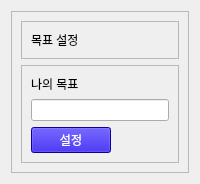
                   <widget class="QWidget" name="page_10">
                    <layout class="QGridLayout" name="gridLayout_13">
                     <item row="0" column="0">
                      <widget class="QFrame" name="frame_35">
                       <property name="frameShape">
                        <enum>QFrame::StyledPanel</enum>
                       </property>
                       <property name="frameShadow">
                        <enum>QFrame::Raised</enum>
                       </property>
                       <layout class="QVBoxLayout" name="verticalLayout_13">
                        <item>
                         <widget class="QFrame" name="frame_36">
                          <property name="sizePolicy">
                           <sizepolicy hsizetype="Minimum" vsizetype="Maximum">
                            <horstretch>0</horstretch>
                            <verstretch>0</verstretch>
                           </sizepolicy>
                          </property>
                          <property name="frameShape">
                           <enum>QFrame::StyledPanel</enum>
                          </property>
                          <property name="frameShadow">
                           <enum>QFrame::Raised</enum>
                          </property>
                          <layout class="QGridLayout" name="gridLayout_14">
                           <item row="0" column="0">
                            <widget class="QLabel" name="label_41">
                             <property name="text">
                              <string>목표 설정</string>
                             </property>
                            </widget>
                           </item>
                          </layout>
                         </widget>
                        </item>
                        <item>
                         <widget class="QFrame" name="frame_37">
                          <property name="frameShape">
                           <enum>QFrame::StyledPanel</enum>
                          </property>
                          <property name="frameShadow">
                           <enum>QFrame::Raised</enum>
                          </property>
                          <layout class="QVBoxLayout" name="verticalLayout_12">
                           <item>
                            <widget class="QLabel" name="label_42">
                             <property name="sizePolicy">
                              <sizepolicy hsizetype="Preferred" vsizetype="Maximum">
                               <horstretch>0</horstretch>
                               <verstretch>0</verstretch>
                              </sizepolicy>
                             </property>
                             <property name="text">
                              <string>나의 목표</string>
                             </property>
                            </widget>
                           </item>
                           <item>
                            <widget class="QLineEdit" name="lineEdit"/>
                           </item>
                           <item>
                            <widget class="QPushButton" name="btn_goal_setup_2">
                             <property name="sizePolicy">
                              <sizepolicy hsizetype="Maximum" vsizetype="Fixed">
                               <horstretch>0</horstretch>
                               <verstretch>0</verstretch>
                              </sizepolicy>
                             </property>
                             <property name="styleSheet">
                              <string notr="true">background-color: rgb(23, 0, 203);
color: white;</string>
                             </property>
                             <property name="text">
                              <string>설정</string>
                             </property>
                            </widget>
                           </item>
                          </layout>
                         </widget>
                        </item>
                       </layout>
                      </widget>
                     </item>
                    </layout>
                   </widget>
